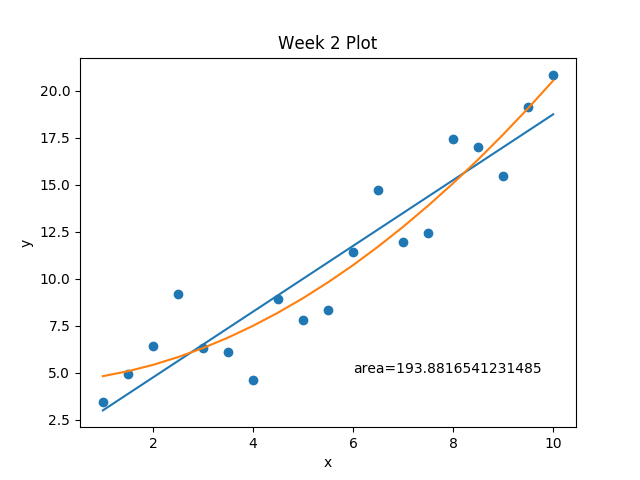

Recreate this plot in Python.
#!/usr/bin/env python
import matplotlib.pyplot as plt
import numpy as np
from scipy.integrate import simps
from scipy.optimize import curve_fit

def curve3(x,a,b,c,d):
    return a*x**3+b*x**2+c*x+d
def BIC(y, yhat, k, weight = 1):
    err = y - yhat
    sigma = np.std(np.real(err))
    n = len(y)
    B = n*np.log(sigma**2) + weight*k*np.log(n)
    return B
x = [ 1.,   1.5,  2.,   2.5,  3.,   3.5,  4.,   4.5,  5.,   5.5,  6.,   6.5,  7.,   7.5, 8.,   8.5,  9.,   9.5, 10. ]
y = [3.43, 4.94, 6.45, 9.22, 6.32, 6.11, 4.63, 8.95, 7.8, 8.35, 11.45, 14.71, 11.97, 12.46, 17.42, 17.0, 15.45, 19.15, 20.86]

x=np.asarray(x)
y=np.asarray(y)
coeff=np.polyfit(x,y,1)
t=np.poly1d(coeff)
params, covar = curve_fit(curve3,x,y)
y3=np.asarray(curve3(x,*params))
bt3=BIC(y, y3,3)
print(bt3)
bt=BIC(y,t(x),1)
print(bt)

#print("area=", simps(t3(x),x))

plt.scatter(x,y)
plt.plot(x,t(x),'-')
plt.plot(x,curve3(x,*params),'-')
plt.xlabel('x')
plt.ylabel('y')
plt.title('Week 2 Plot')
plt.text(6,5,"area={}".format(simps(curve3(x,*params)),x))
plt.savefig("jstoppelman_01.png")

